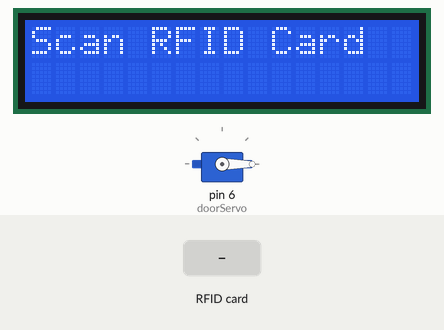
A sketch run on a simulated Arduino Uno, built with avr-gcc and run on an emulated ATmega328P. Parts: 16×2 character LCD, servo. The test bench sets the inputs (shaded band).

Above: at 1.3 s.
1.4 s: RFID card AF 16 C9 C4 held to the reader
At 3.4 s:
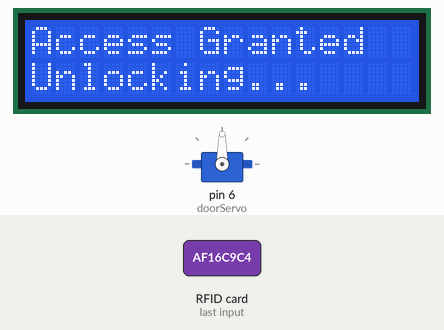
At 6.2 s:
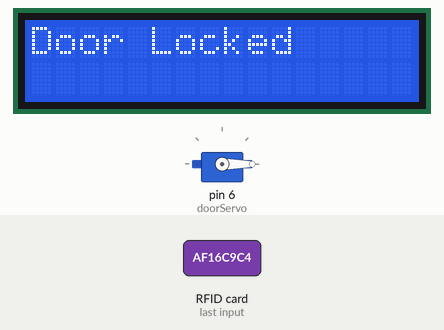
6.9 s: RFID card 5E 7A 19 C4 held to the reader
At 7.8 s:
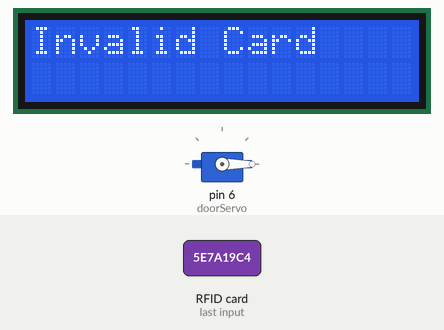
Timing chart, 0 to 9.9 s (numbered marks = the images above; inputs shaded):
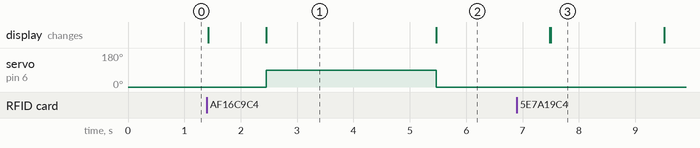

Measured:
- after the input at 1.4 s, servo on pin 6 (doorServo): 0° → 90° after 1.1 s, → 0° 3.0 s later; the display: first changes at once (image 1 shows a later state)
- after the input at 6.9 s, the display: first differs from a run without the input after 0.60 s (image 3)
- what the display in image 1 shows lasts 3.0 s, from 2.5 s to 5.5 s

The sketch:

Door_locker_using_RFID_UNO_KEYPAD.ino
```cpp
#include <SPI.h>
#include <MFRC522.h>
#include <Servo.h>
#include <Wire.h>
#include <LiquidCrystal_I2C.h>

// I2C LCD setup (address 0x27 or 0x3F)
LiquidCrystal_I2C lcd(0x27, 16, 2); // Try 0x3F if 0x27 doesn't work

// RFID setup
#define SS_PIN 10
#define RST_PIN 9
MFRC522 mfrc522(SS_PIN, RST_PIN);

// Servo motor setup
Servo doorServo;  // Servo connected to pin D6

// Authorized RFID UID
byte authorizedUID[4] = {0xAF, 0x16, 0xC9, 0xC4}; // Change this to your card's UID
byte readUID[4];

void setup() {
  Serial.begin(9600);
  SPI.begin();
  mfrc522.PCD_Init();

  lcd.init();        // Initialize the LCD
  lcd.backlight();   // Turn on the backlight
  lcd.setCursor(0, 0);
  lcd.print("Scan RFID Card");

  doorServo.attach(6);   // Servo signal wire to D6
  doorServo.write(0);    // Start in locked position
}

void loop() {
  if (mfrc522.PICC_IsNewCardPresent() && mfrc522.PICC_ReadCardSerial()) {
    for (byte i = 0; i < 4; i++) {
      readUID[i] = mfrc522.uid.uidByte[i];
    }

    bool match = true;
    for (byte i = 0; i < 4; i++) {
      if (readUID[i] != authorizedUID[i]) {
        match = false;
        break;
      }
    }

    if (match) {
      lcd.clear();
      lcd.setCursor(0, 0);
      lcd.print("Card Accepted");
      delay(1000);

      lcd.clear();
      lcd.setCursor(0, 0);
      lcd.print("Access Granted");
      unlockDoor();
    } else {
      lcd.clear();
      lcd.setCursor(0, 0);
      lcd.print("Invalid Card");
      delay(2000);
      lcd.clear();
      lcd.print("Scan RFID Card");
    }

    mfrc522.PICC_HaltA();
    mfrc522.PCD_StopCrypto1();
  }
}

void unlockDoor() {
  lcd.setCursor(0, 1);
  lcd.print("Unlocking...");

  doorServo.write(90);    // Move servo to open position
  delay(3000);            // Hold open for 3 seconds

  doorServo.write(0);     // Return to locked position
  lcd.clear();
  lcd.print("Door Locked");
  delay(2000);

  lcd.clear();
  lcd.print("Scan RFID Card");
}
```
